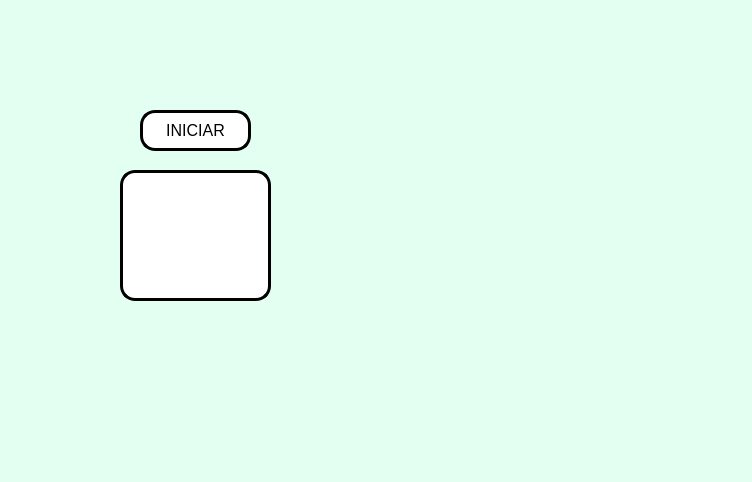
<?xml version="1.0" encoding="UTF-8"?>
<ui version="4.0">
 <class>MainWindow</class>
 <widget class="QMainWindow" name="MainWindow">
  <property name="geometry">
   <rect>
    <x>0</x>
    <y>0</y>
    <width>752</width>
    <height>482</height>
   </rect>
  </property>
  <property name="windowTitle">
   <string>MainWindow</string>
  </property>
  <property name="styleSheet">
   <string notr="true">background-color: rgb(255, 255, 255);
background-color: rgb(226, 255, 242);</string>
  </property>
  <widget class="QWidget" name="centralwidget">
   <widget class="QLabel" name="label">
    <property name="geometry">
     <rect>
      <x>20</x>
      <y>10</y>
      <width>191</width>
      <height>71</height>
     </rect>
    </property>
    <property name="text">
     <string/>
    </property>
    <property name="pixmap">
     <pixmap resource="../../Resource/resource.qrc">:/Logos/uatlogopng.png</pixmap>
    </property>
    <property name="scaledContents">
     <bool>true</bool>
    </property>
   </widget>
   <widget class="QLabel" name="label_4">
    <property name="geometry">
     <rect>
      <x>530</x>
      <y>0</y>
      <width>211</width>
      <height>71</height>
     </rect>
    </property>
    <property name="text">
     <string/>
    </property>
    <property name="pixmap">
     <pixmap resource="../../Resource/resource.qrc">:/Logos/fians.png</pixmap>
    </property>
    <property name="scaledContents">
     <bool>true</bool>
    </property>
   </widget>
   <widget class="QLabel" name="label_5">
    <property name="geometry">
     <rect>
      <x>590</x>
      <y>300</y>
      <width>181</width>
      <height>141</height>
     </rect>
    </property>
    <property name="text">
     <string/>
    </property>
    <property name="pixmap">
     <pixmap resource="../../Resource/resource.qrc">:/Logos/Shelby-Logo.png</pixmap>
    </property>
    <property name="scaledContents">
     <bool>true</bool>
    </property>
   </widget>
   <widget class="QLabel" name="txt_contador">
    <property name="geometry">
     <rect>
      <x>120</x>
      <y>170</y>
      <width>151</width>
      <height>131</height>
     </rect>
    </property>
    <property name="styleSheet">
     <string notr="true">background-color: rgb(255, 255, 255);
    border: 2.5px solid balck;
    color: black;
border-radius: 15px;</string>
    </property>
    <property name="text">
     <string/>
    </property>
   </widget>
   <widget class="QLabel" name="imagen">
    <property name="geometry">
     <rect>
      <x>310</x>
      <y>90</y>
      <width>291</width>
      <height>251</height>
     </rect>
    </property>
    <property name="text">
     <string/>
    </property>
    <property name="pixmap">
     <pixmap resource="../../Resource/resource.qrc">:/Integrantes/Img_alan.jpg</pixmap>
    </property>
    <property name="scaledContents">
     <bool>true</bool>
    </property>
   </widget>
   <widget class="QPushButton" name="btn_iniciar">
    <property name="geometry">
     <rect>
      <x>140</x>
      <y>110</y>
      <width>111</width>
      <height>41</height>
     </rect>
    </property>
    <property name="font">
     <font>
      <pointsize>12</pointsize>
     </font>
    </property>
    <property name="styleSheet">
     <string notr="true">background-color: rgb(255, 255, 255);
    border: 2.5px solid balck;
    color: black;
border-radius: 15px;</string>
    </property>
    <property name="text">
     <string>INICIAR</string>
    </property>
   </widget>
  </widget>
  <widget class="QMenuBar" name="menubar">
   <property name="geometry">
    <rect>
     <x>0</x>
     <y>0</y>
     <width>752</width>
     <height>26</height>
    </rect>
   </property>
  </widget>
  <widget class="QStatusBar" name="statusbar"/>
 </widget>
 <resources>
  <include location="../../Resource/resource.qrc"/>
  <include location="../../Resource/resource.qrc"/>
  <include location="../Resource/resource.qrc"/>
 </resources>
 <connections/>
</ui>
